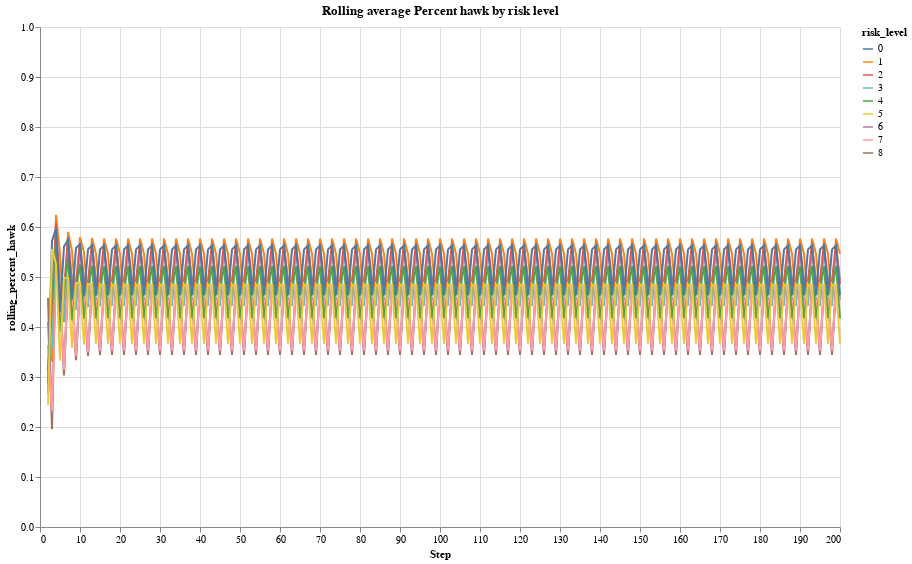

Notebook code for this chart:
### Code cell
alt.Chart(phawk_by_risk).mark_line().encode(
    x='Step:Q',
    y=alt.Y('rolling_percent_hawk', scale=alt.Scale(domain=[0, 1.0])),
    color='risk_level:N',
).properties(
    title=f'Rolling average Percent hawk by risk level',
    width=800,
    height=500
)

### Figure 1 — Vega-Lite specification as saved in the notebook (floating-point values rounded to 4 significant figures; data arrays with more than 128 entries replaced by an {"elided": "..."} marker saying what was removed)
{"config": {"view": {"continuousWidth": 300, "continuousHeight": 300}}, "data": {"name": "data-442e6918026a9dca008227238366486d"}, "mark": {"type": "line"}, "encoding": {"color": {"field": "risk_level", "type": "nominal"}, "x": {"field": "Step", "type": "quantitative"}, "y": {"field": "rolling_percent_hawk", "scale": {"domain": [0, 1.0]}, "type": "quantitative"}}, "height": 500, "title": "Rolling average Percent hawk by risk level", "width": 800, "$schema": "https://vega.github.io/schema/vega-lite/v5.14.1.json", "datasets": {"data-442e6918026a9dca008227238366486d": {"elided": "1800 records"}}}
